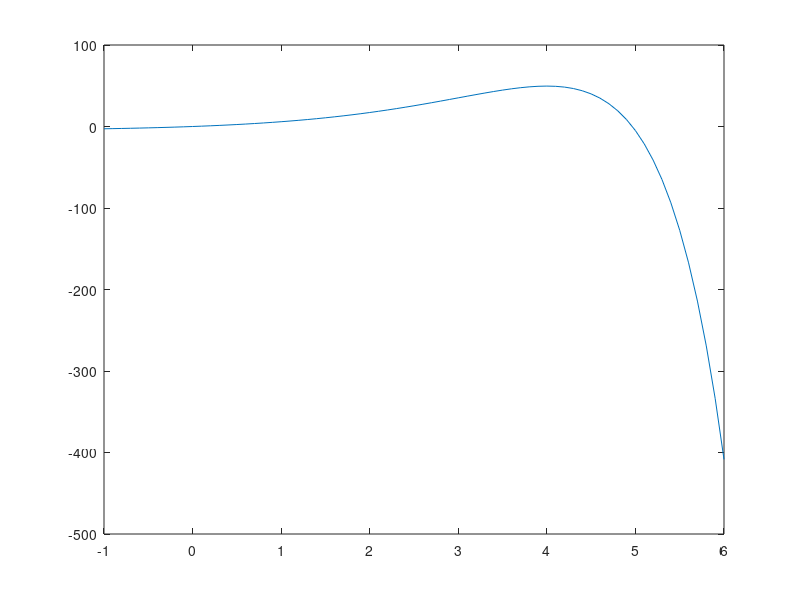

Source code (MATLAB):
clear all
close all
clc

f = @(x) (5-x).* exp(x) - 5;
%range in this situation
x=-1:.1:6;

% 1.
% (a)
plot(x, f(x));

% (d)
format long
tol = 1e-9;
a = 4;
b = 6;
c = (a+b)/2;
iter = 1;

while abs(f(c)) > tol
    if f(a)*f(c) > 0
        a = c;
    else
        b = c;
    end
    c =(a+b)/2;
    iter = iter + 1;
end

c
iter

